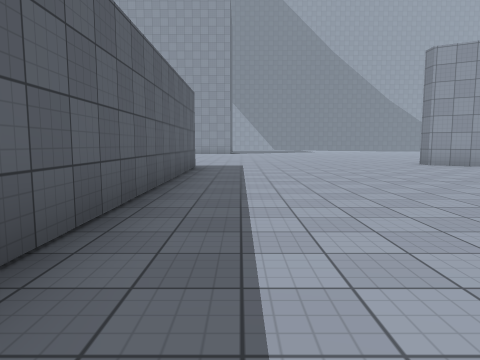
view 1 (above)

24 first-person views from a walk through a scene from a Unity 3-D project. The camera is 1.3 m above the floor, tilts 6° down and sees 70° across. The floor is counted in squares, 2 m on a side. Each view is taken from the middle of a square. On the plan, view 1 faces up. The plan holds only what a view shows up to about 10 squares ahead; the rest is blank. The place goes on beyond the plan. Some animated figures are left out. Surface patterns are stand-ins for the level's own textures.

view 2
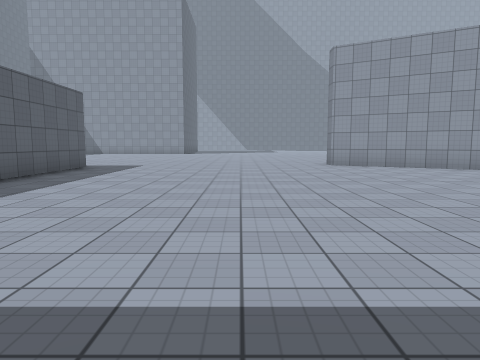

view 3
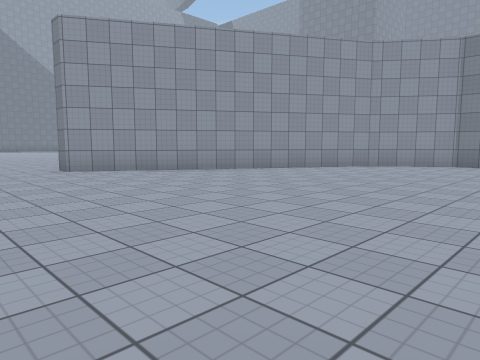

view 4
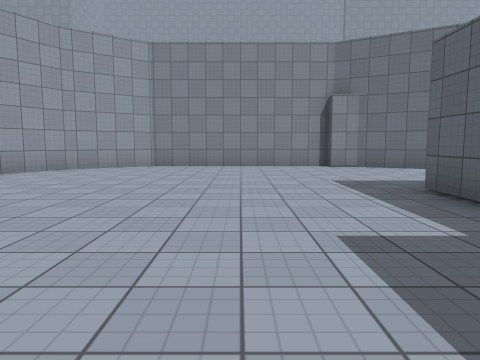

view 5
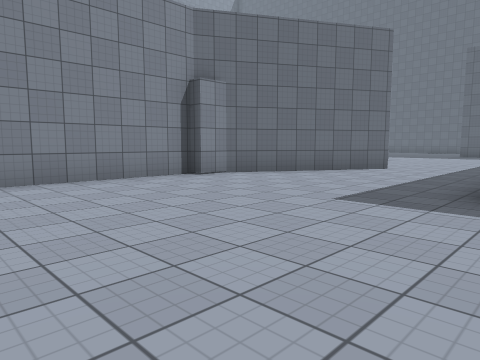

view 6
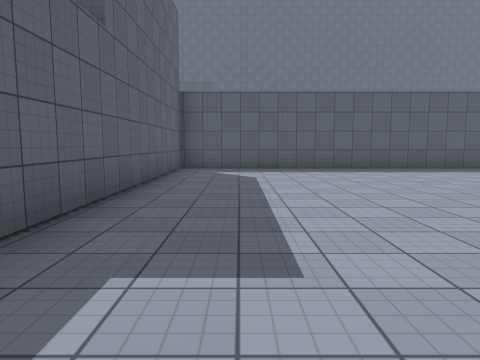

view 7
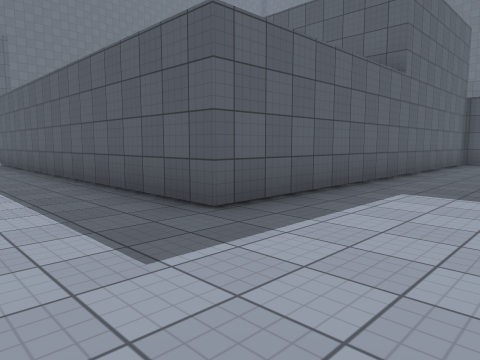

view 8
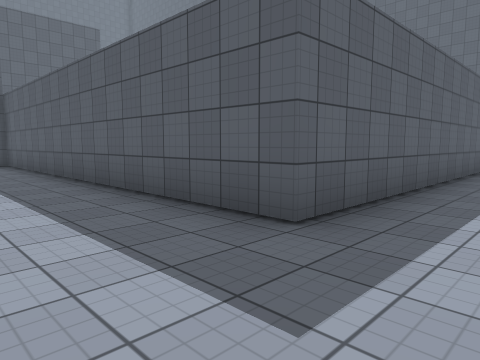

view 9
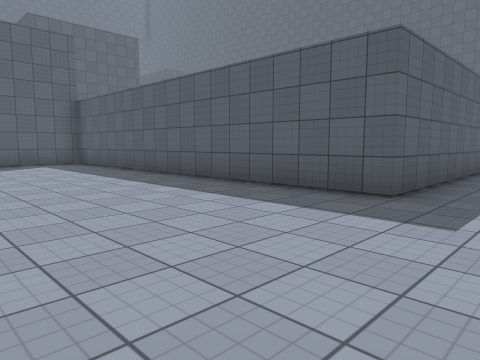

view 10
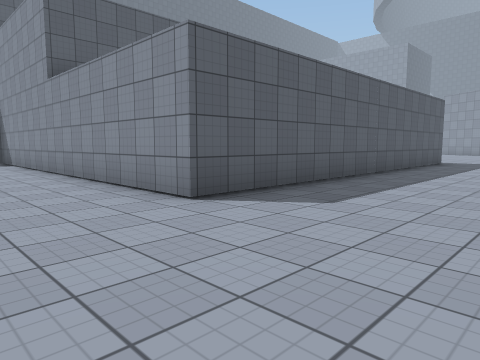

view 11
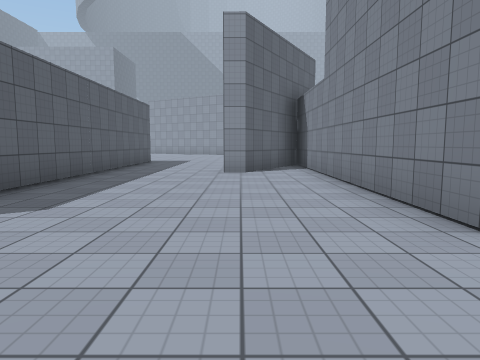

view 12
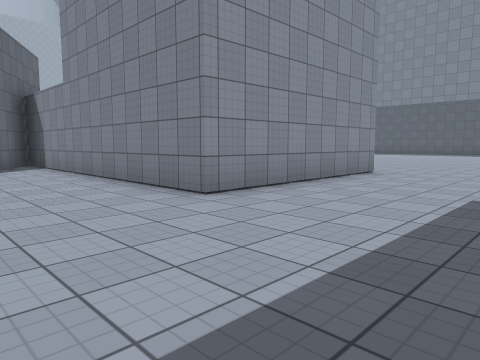

view 13
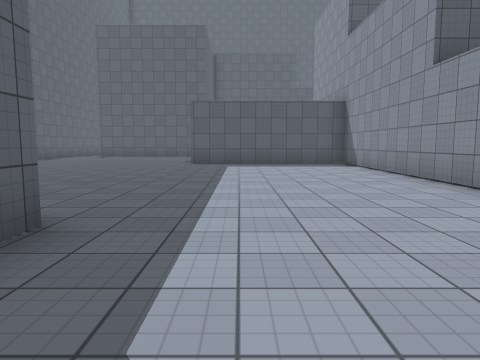

view 14
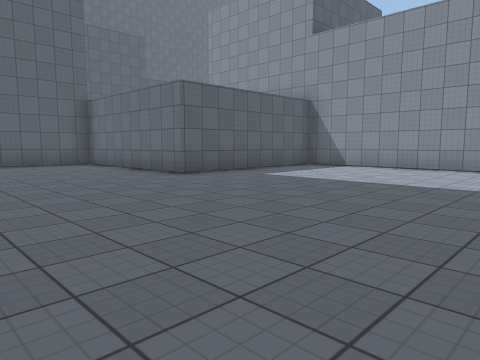

view 15
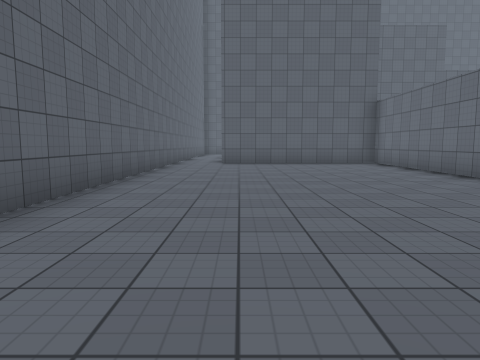

view 16
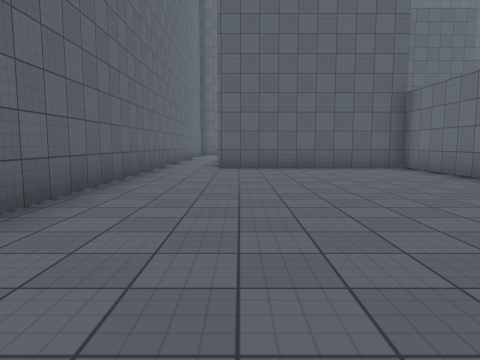

view 17
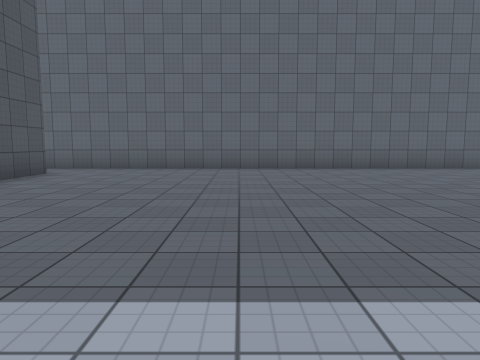

view 18
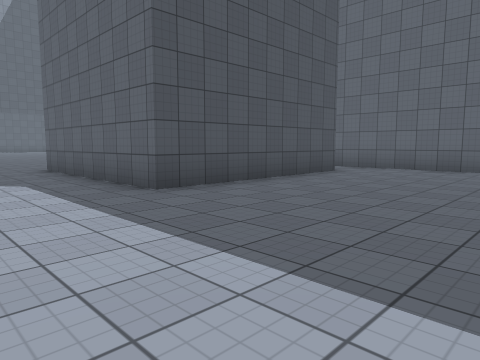

view 19
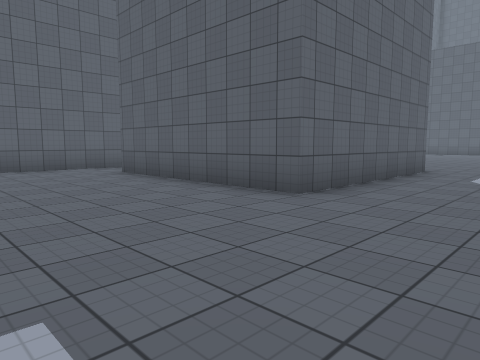

view 20
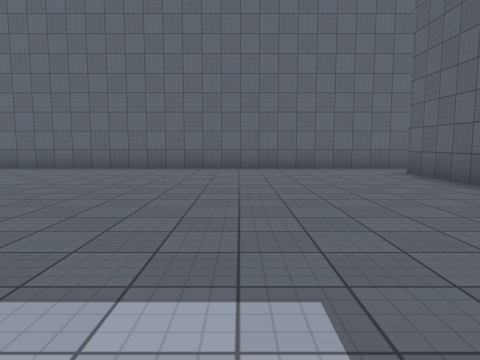

view 21
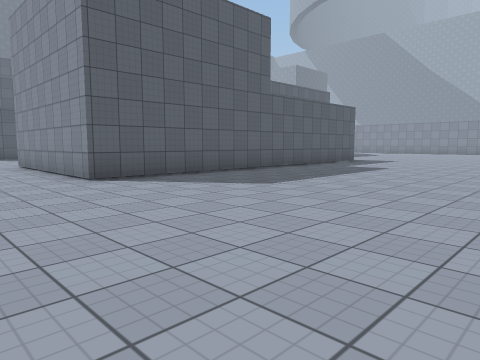

view 22
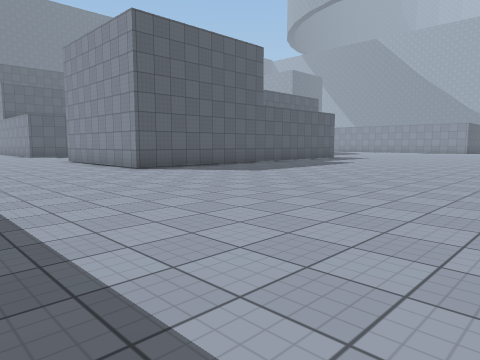

view 23
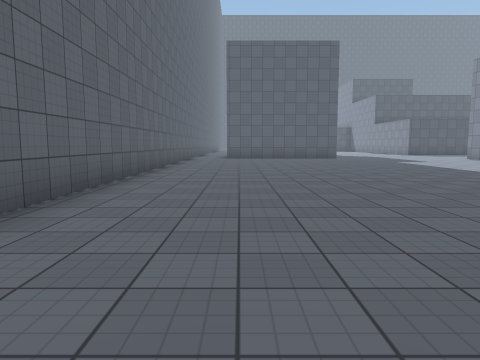

view 24
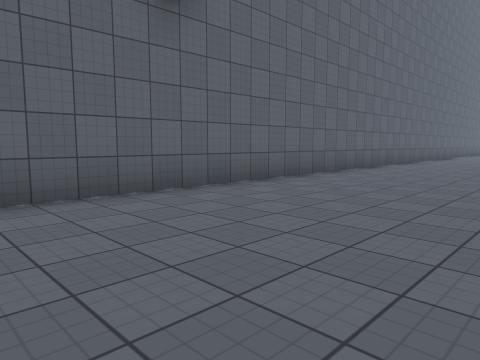

### Floor plan
Points are (right, up) in squares from view 1. A wall is a line through its corners. A room is listed if a view was taken in it or the views show most of it. See-through windows are left out.
Room 1 (views 1, 2, 3, 4, 5, 6, 7, 8, 9)
walls: (14.1, -0.6) (14.1, 4.6) (12.8, 6.4) (5.8, 10.6) (5.8, 11.1); (11.6, -5.1) (13.8, -1.3) (13.8, -0.5); (13.8, -4) (13.8, -2.5); (-8.1, 9.4) (-1.2, 9.4) (-1.2, -0.6) (8.8, -0.6) (8.8, -6.6)
ways out: opening at (10, -5.7) to room 2
Room 2 (views 10, 11, 12, 13, 14, 15, 16, 17, 18, 19, 20, 21, 22, 23, 24)
walls: (18.8, -4.9) (18.8, -10.6) (13.8, -10.6) (13.8, -4); (13.7, -2.4) (12.1, -5.1) (11.6, -5.1); (8.8, -6.6) (8.8, -10.6) (-0.1, -10.6); (11.4, -22.2) (32.4, -22.2); (7.3, -20.6) (7.3, -15.6) (12.3, -15.6) (12.3, -20.6); (-1.2, -11.9) (-1.2, -15.6) (-6.2, -15.6) (-6.2, -20.6); (-7.1, -22.2) (8.2, -22.2)
ways out: opening at (10, -5.7) to room 1

Positions as (right, up) in squares from view 1, and headings:
1: (0, 0), facing up
2: (3, 0), facing up
3: (3, 2), facing up-right
4: (4, 2), facing right
5: (8, 4), facing down-right
6: (8, 1), facing left
7: (11, 2), facing down-left
8: (1, 11), facing down-left
9: (3, 11), facing down-left
10: (12, -13), facing up-left
11: (12, -13), facing up
12: (11, -14), facing up-right
13: (10, -14), facing left
14: (5, -20), facing up-left
15: (5, -20), facing left
16: (3, -20), facing left
17: (3, -13), facing down
18: (3, -13), facing down-right
19: (16, -13), facing down-left
20: (16, -13), facing down
21: (25, -13), facing up-left
22: (27, -15), facing up-left
23: (28, -20), facing left
24: (33, -18), facing down-left
